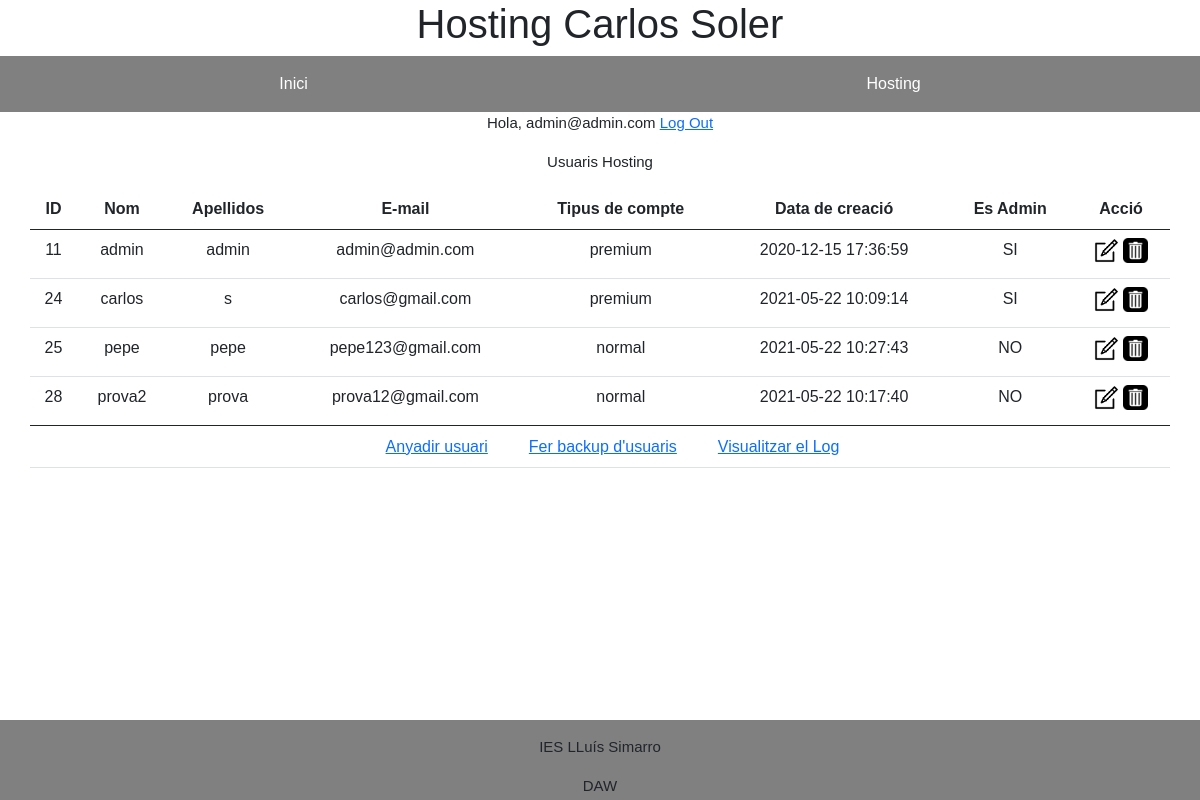
Page /wwwCarlosSoler/ADMIN/pages/admin.php?success= (signed in) on the committed database.
### tables this page shows
CREATE TABLE `usuarios` (
  `id` int(11) NOT NULL,
  `nombre` varchar(255) NOT NULL,
  `apellidos` varchar(255) NOT NULL,
  `email` varchar(255) NOT NULL,
  `pass` varchar(255) NOT NULL,
  `type` varchar(25) NOT NULL,
  `date` timestamp NOT NULL DEFAULT current_timestamp(),
  `profileimg` varchar(255) NOT NULL DEFAULT 'default_profile.png',
  `isAdmin` tinyint(1) NOT NULL DEFAULT 0
);

### wwwCarlosSoler/ADMIN/utils/Conexio.php (called while the page is built, shortened)
<?php
  class Conexio {
    private $servidor;
    private $usuario;
    private $contraseña;
    private $basedatos;
    public $conexion;
    public function __construct(){
      $this->servidor = "localhost";
      $this->usuario = "root";
      $this->contraseña = "";
      $this->basedatos = "2daw20_daw";
    }
    function conectar(){
      $this->conexion = new mysqli($this->servidor, $this->usuario, $this->contraseña, $this->basedatos);
    }
    function query($sql, $multi = false) {
      return $multi
        ? mysqli_multi_query($this->conexion, $sql)
        : mysqli_query($this->conexion, $sql);
    }
  }
?>

### wwwCarlosSoler/ADMIN/pages/templates/home.php (the view, shortened to what this page needs)
<?php
  require_once '../utils/Conexio.php';
  $conexion = new Conexio();
  $conexion->conectar();
?>
<main id="admin">
  <div class="title">
      <p>Hola, <?= $user['email'] ?> <a href="processos/processLogout.php">Log Out</a></p>
  </div>
  <div class="title" >
    <p>Usuaris Hosting</p>
  </div>
  <table class="table table-hover container">
    <thead>
      <tr>
        <th>ID</th>
        <th>Nom</th>
        <th>Apellidos</th>
        <th>E-mail</th>
        <th>Tipus de compte</th>
        <th>Data de creació</th>
        <th>Es Admin</th>
        <th>Acció</th>
      </tr>
    </thead>
    <tbody>
      <?php
        $sql = "SELECT * FROM usuarios";
        $results = $conexion->query($sql);
        foreach($results as $result) {
      ?>
      <tr>
        <td><?= $result['id'] ?></td>
        <td><?= $result['nombre'] ?></td>
        <td><?= $result['apellidos'] ?></td>
        <td><?= $result['email'] ?></td>
        <td><?= $result['type'] ?></td>
        <td><?= $result['date'] ?></td>
        <td><?= $result['isAdmin'] == 1 ? 'SI' : 'NO' ?></td>
        <td>
          <div class="icon edit" onclick="edit(<?= $result['id'] ?>)"></div>
          <div class="icon delete" onclick="remove(<?= $result['id'] ?>)"></div>
        </td>
      </tr>
      <?php
        }
      ?>
    </tbody>
    <tfoot>
      <tr>
        <td colspan="8">
          <div style="display:flex;align-items:center;justify-content:center">
            <div style="display:flex;align-items:center;">
              <div class="icon adduser"></div>
              <a href="?action=new">Anyadir usuari</a>
            </div>
            <div style="display:flex;align-items:center;padding:0 1em">
              <div class="icon backup"></div>
              <a href="?action=backup&table=usuarios">Fer backup d'usuaris</a>
            </div>
            <div style="display:flex;align-items:center;">
              <div class="icon logicon"></div>
              <a href="?action=show_log">Visualitzar el Log</a>
            </div>
          </div>
        </td>
      </tr>
    </tfoot>
  </table>
</main>

### wwwCarlosSoler/ADMIN/pages/admin.php (shortened to what this page needs)
<?php
    require_once '../utils/DataManager.php';
    require_once '../utils/Conexio.php';
    $host = explode(":", $_SERVER['HTTP_HOST'])[0];
    $main = $host . ":" . $_SESSION['main_port'];
    $template = isset($_GET['page']) ? $_GET['page'] : "default";
    $user = isset($_SESSION['user']) ? $_SESSION['user'] : NULL;
?>
<!DOCTYPE html>
<html lang="en">
<head>
    <link rel="stylesheet" href="../assets/css/styles.css">
    <link href="https://cdn.jsdelivr.net/npm/bootstrap@5.0.1/dist/css/bootstrap.min.css" rel="stylesheet">
</head>
<body>
    <div class="wrapper">
        <?php include 'includes/header.php'; ?>
        <?php
            include $user != NULL
            ? 'includes/menu-admin.php'
            : 'includes/menu.php';
        ?>
        <?php
            switch ($template) {
                case "default":
                default:
                    include $user == NULL
                    ? 'templates/login.php'
                    : 'templates/home.php';
                    break;
            }
        ?>
        <?php include 'includes/footer.php'; ?>
    </div>
</body>
</html>

### wwwCarlosSoler/ADMIN/pages/includes/header.php
<header>
    <div>
        <h1><?= strpos($ruta ?? __FILE__, 'index') !== false ? 'Inicio' : '' ?> Hosting Carlos Soler</h1>
    </div>
</header>

### wwwCarlosSoler/ADMIN/pages/includes/menu-admin.php
<nav id="menu">
    <a href="http://<?= $main ?>">Inici</a>
    <a href="http://<?= $main ?>">Hosting</a>
</nav>

### wwwCarlosSoler/ADMIN/pages/includes/footer.php (shortened to what this page needs)
<footer>
    <p>IES LLuís Simarro</p>
    <p>DAW</p>
</footer>

### wwwCarlosSoler/ADMIN/assets/css/styles.css (style rules this page uses)
* { padding-top: 2px; padding-bottom: 1px; margin: 0; padding: 0; font-family: Arial, Helvetica, sans-serif; }
header { display: inline-flex; justify-content:center; background-color: white; width:100%; }
footer { padding-top: 2px; display: inline-block; background-color: grey; text-align: center; width:100%; position: fixed; left: 0; bottom: 0; width: 100%; height: 10%; padding:1em; }
.wrapper { text-align: center; }
nav#menu { display: flex; flex-flow: row; }
nav#menu a { padding: 1em; background: gray; flex: 1 1 auto; text-align: center; color: #fff; text-decoration: none; }
h1 { background-color:white; display: inline-flex; }
p { text-align: center; font-size: 15px; }
.icon { display: inline-block; width: 25px !important; height: 25px !important; background-size: contain !important; padding: 0 !important; cursor: pointer; }
.edit { background: url('../img/edit.png') no-repeat center center; }
.delete { background: url('../img/delete.png') no-repeat center center; }
.adduser { background: url('../img/adduser.png') no-repeat center center; }
.backup { background: url('../img/backup.png') no-repeat center center; }
.logicon { background: url('../img/log.png') no-repeat center center; }

### rows in the picture
usuarios: id "11", nombre "admin", apellidos "admin", email "admin@admin.com", type "premium", date "2020-12-15 17:36:59", isAdmin "SI"
usuarios: id "24", nombre "carlos", apellidos "s", email "carlos@gmail.com", type "premium", date "2021-05-22 10:09:14", isAdmin "SI"
usuarios: id "25", nombre "pepe", apellidos "pepe", email "pepe123@gmail.com", type "normal", date "2021-05-22 10:27:43", isAdmin "NO"
usuarios: id "28", nombre "prova2", apellidos "prova", email "prova12@gmail.com", type "normal", date "2021-05-22 10:17:40", isAdmin "NO"

### other values in the picture
$user['email'] "admin@admin.com"
